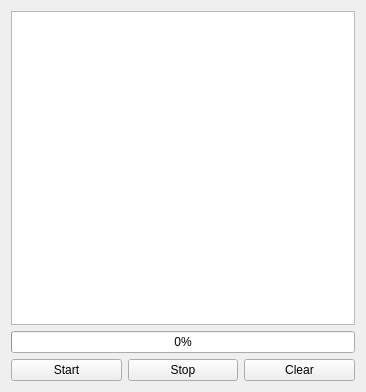
<?xml version="1.0" encoding="UTF-8"?>
<ui version="4.0">
 <class>TaskQueueForm</class>
 <widget class="QWidget" name="TaskQueueForm">
  <property name="geometry">
   <rect>
    <x>0</x>
    <y>0</y>
    <width>366</width>
    <height>392</height>
   </rect>
  </property>
  <property name="windowTitle">
   <string>Form</string>
  </property>
  <layout class="QVBoxLayout" name="verticalLayout">
   <item>
    <widget class="QTreeView" name="treeView">
     <property name="rootIsDecorated">
      <bool>false</bool>
     </property>
    </widget>
   </item>
   <item>
    <widget class="QProgressBar" name="progressBar">
     <property name="value">
      <number>0</number>
     </property>
    </widget>
   </item>
   <item>
    <layout class="QHBoxLayout" name="horizontalLayout">
     <item>
      <widget class="QPushButton" name="startButton">
       <property name="text">
        <string>Start</string>
       </property>
      </widget>
     </item>
     <item>
      <widget class="QPushButton" name="stopButton">
       <property name="text">
        <string>Stop</string>
       </property>
      </widget>
     </item>
     <item>
      <widget class="QPushButton" name="clearButton">
       <property name="text">
        <string>Clear</string>
       </property>
      </widget>
     </item>
    </layout>
   </item>
  </layout>
 </widget>
 <resources/>
 <connections/>
</ui>
